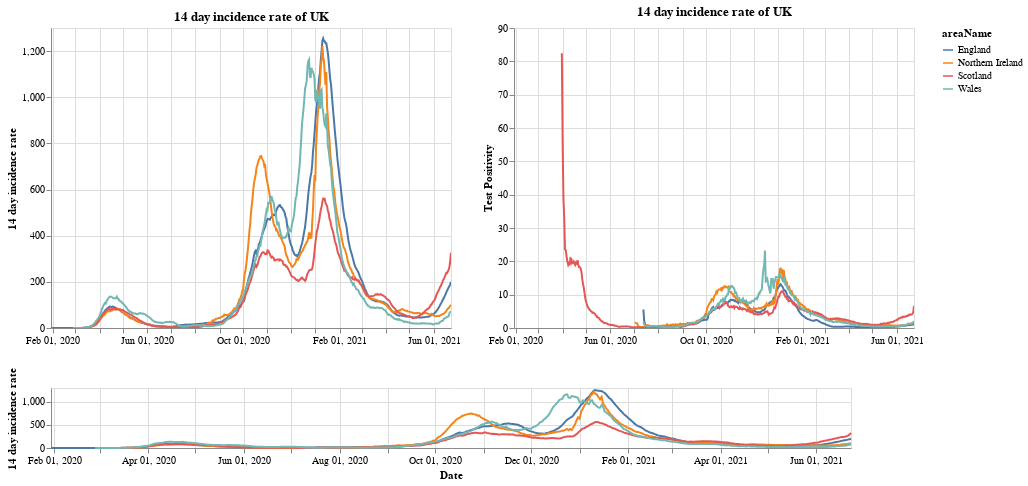

The notebook cell this image was saved under:
### Markdown cell above
# Plots

First a plot with each country in the UK. The top right shows the positivity rate for (which is the percentage of registered tests which were positive) while the top left is the 14 day incidence rate. The bottom chart can be used to select the timeframe (does not work on a mobile device).

### Code cell
#collapse
brush = alt.selection(type='interval', name='DateBrush',encodings=['x'],fields=['Time'])
leg_selection = alt.selection_multi(fields=['areaName'], bind='legend')

base = alt.Chart(uk_cases).mark_line().encode(
    x=alt.X("yearmonthdate(date):T", axis=alt.Axis(title='Date')),
    y=alt.Y("twoWeeklyCasesRate:Q", axis=alt.Axis(title='14 day incidence rate')),
    tooltip=['areaName', 'date','twoWeeklyCasesRate', 'testPositivity'],
    color='areaName',
    opacity=alt.condition(leg_selection, alt.value(2), alt.value(0.1))
).add_selection(leg_selection).properties(width=400)

upper = base.encode(alt.X('yearmonthdate(date):T', axis=alt.Axis(title=''),
                         scale=alt.Scale(domain=brush))
                   ).properties(title=f'14 day incidence rate of UK')
upper_right = upper.encode(alt.Y('testPositivity:Q', axis=alt.Axis(title='Test Positivity')))
lower = base.properties(height=60, width = 800).add_selection(brush)

(upper | upper_right) & lower

### Figure 1 — Vega-Lite specification as saved in the notebook (floating-point values rounded to 4 significant figures; data arrays with more than 128 entries replaced by an {"elided": "..."} marker saying what was removed)
{"config": {"view": {"continuousWidth": 400, "continuousHeight": 300}}, "vconcat": [{"hconcat": [{"mark": "line", "encoding": {"color": {"type": "nominal", "field": "areaName"}, "opacity": {"condition": {"value": 2, "selection": "selector001"}, "value": 0.1}, "tooltip": [{"type": "nominal", "field": "areaName"}, {"type": "temporal", "field": "date"}, {"type": "quantitative", "field": "twoWeeklyCasesRate"}, {"type": "quantitative", "field": "testPositivity"}], "x": {"type": "temporal", "axis": {"title": ""}, "field": "date", "scale": {"domain": {"selection": "DateBrush"}}, "timeUnit": "yearmonthdate"}, "y": {"type": "quantitative", "axis": {"title": "14 day incidence rate"}, "field": "twoWeeklyCasesRate"}}, "selection": {"selector001": {"type": "multi", "fields": ["areaName"], "bind": "legend"}}, "title": "14 day incidence rate of UK", "width": 400}, {"mark": "line", "encoding": {"color": {"type": "nominal", "field": "areaName"}, "opacity": {"condition": {"value": 2, "selection": "selector001"}, "value": 0.1}, "tooltip": [{"type": "nominal", "field": "areaName"}, {"type": "temporal", "field": "date"}, {"type": "quantitative", "field": "twoWeeklyCasesRate"}, {"type": "quantitative", "field": "testPositivity"}], "x": {"type": "temporal", "axis": {"title": ""}, "field": "date", "scale": {"domain": {"selection": "DateBrush"}}, "timeUnit": "yearmonthdate"}, "y": {"type": "quantitative", "axis": {"title": "Test Positivity"}, "field": "testPositivity"}}, "selection": {"selector001": {"type": "multi", "fields": ["areaName"], "bind": "legend"}}, "title": "14 day incidence rate of UK", "width": 400}]}, {"mark": "line", "encoding": {"color": {"type": "nominal", "field": "areaName"}, "opacity": {"condition": {"value": 2, "selection": "selector001"}, "value": 0.1}, "tooltip": [{"type": "nominal", "field": "areaName"}, {"type": "temporal", "field": "date"}, {"type": "quantitative", "field": "twoWeeklyCasesRate"}, {"type": "quantitative", "field": "testPositivity"}], "x": {"type": "temporal", "axis": {"title": "Date"}, "field": "date", "timeUnit": "yearmonthdate"}, "y": {"type": "quantitative", "axis": {"title": "14 day incidence rate"}, "field": "twoWeeklyCasesRate"}}, "height": 60, "selection": {"selector001": {"type": "multi", "fields": ["areaName"], "bind": "legend"}, "DateBrush": {"type": "interval", "encodings": ["x"], "fields": ["Time"]}}, "width": 800}], "data": {"name": "data-6c5cca5e3f037011b3b4ce5bf24593c2"}, "$schema": "https://vega.github.io/schema/vega-lite/v4.8.1.json", "datasets": {"data-6c5cca5e3f037011b3b4ce5bf24593c2": {"elided": "1952 records"}}}
